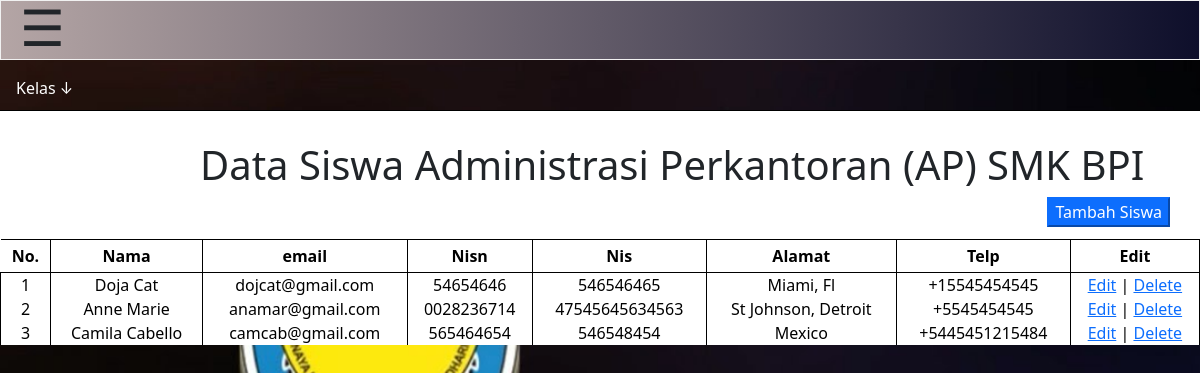
The app's page /index.php/Welcome/viewap with its own data.
### tables this page shows
CREATE TABLE `siswa` (
  `id` int(11) NOT NULL,
  `email` varchar(255) NOT NULL,
  `password` varchar(100) NOT NULL,
  `nama` varchar(255) NOT NULL,
  `kelas` varchar(50) NOT NULL,
  `jurusan` varchar(50) NOT NULL,
  `nisn` varchar(255) NOT NULL,
  `nis` varchar(255) NOT NULL,
  `alamat` text NOT NULL,
  `telp` varchar(50) NOT NULL,
  `level` varchar(50) NOT NULL
);

### application/controllers/Welcome.php (called while the page is built, shortened)
<?php
class Welcome extends CI_Controller {
	public function __construct()
    {
        $this->load->model("m_welcome");
        $this->load->model("m_welcome1");
        $this->load->model('Spp');
        $this->load->library('form_validation');
    }
	public function viewap()
	{
		$data['siswa'] = $this->m_welcome->getAllAp();
		$this->load->view('admin/data_ap',$data);
	}
}
?>

### index.php (called while the page is built, shortened)
<?php
require_once BASEPATH.'core/CodeIgniter.php';

### application/models/m_welcome.php (called while the page is built, shortened)
<?php defined('BASEPATH') OR exit('No direct script access allowed');
class m_welcome extends CI_Model
{
	function getAllAp(){
	$query = $this->db->get_where('siswa', array('jurusan' => 'AP'));
	return $query->result();
	}
}

### application/views/admin/data_ap.php (the view, shortened to what this page needs)
<html lang="en">
<head>
<link rel="stylesheet" href="<?php echo base_url()?>/assets/css/bootstrap.css">
<link rel="stylesheet" href="<?php echo base_url()?>/assets/css/custom.css">
</head>
<body class="layar">
<div class="pala">
<span style="font-size:50px;cursor:pointer;top : -10px; position: absolute; left: 20px" onclick="openNav()">&#9776;</span>
</div>
<ul class="main-navigation">
   <li><a href="#">Kelas &darr;</a>
  </li>
</ul >
<div class="jambut">
  <h1 style="padding-left: 200px">Data Siswa Administrasi Perkantoran (AP) SMK BPI</h1>
  <button id="myBtn" class="btn-primary" style="float:right; right:30px; position: absolute">Tambah Siswa</button>
<table style="width:100%" class="jambut">
      <tr>
        <th>No. </th>
        <th>Nama </th>
        <th>email </th>
        <th>Nisn </th>
        <th>Nis </th>
        <th>Alamat </th>
        <th>Telp </th>
        <th>Edit </th>
     </tr>
     <?php
          $no = 1;
          foreach($siswa as $row)
          {
            ?>
            <tr>
              <td widtd="5%"><?php echo $no++; ?></td>
              <td><?php echo $row->nama; ?></td>
              <td><?php echo $row->email; ?></td>
              <td><?php echo $row->nisn; ?></td>
              <td><?php echo $row->nis; ?></td>
              <td><?php echo $row->alamat; ?></td>
              <td><?php echo $row->telp; ?></td>
              <td>
              <?php echo anchor('Welcome/edit/'.$row->id,'Edit'); ?> |
              <?php echo anchor('Welcome/hapus1/'.$row->id,'Delete'); ?>
              </td>
            </tr>
            <?php
          }
          ?>
   </table>
 </div>
</body>
</html>

### assets/css/custom.css (style rules this page uses)
.layar { background-image: url('../image/smk.jpg'); background-size: cover; }
.pala { width:100%; height: 60px; position: static; background-image: linear-gradient(to left, #0E0F2B , #b4a5a5); border: 1px solid #f1f1f1; }
ul { list-style: none;padding: 0;margin: 0; }
ul li { position: relative;float: left; width:150px }
ul li a { display: block;padding: 1em;text-decoration: none;color: #fff }
.jambut { background-color: white; margin-top: 50px; padding-top: 30px; border-top:1px solid black; }
.jambut th { border-right: 1px solid black; padding: 5px; border-bottom:1px solid black; color: black; text-align: center; }
.jambut tr { color: black; text-align: center; }
.jambut td { text-align: center; border-right: 1px solid black; border-left: 1px solid black; }
.jambut h1 { position: static; padding-left: 135px; }

### records on screen
siswa: nama "Doja Cat", email "dojcat@gmail.com", nisn "54654646", nis "546546465", alamat "Miami, Fl", telp "+15545454545", id "Edit", id "Delete"
siswa: nama "Anne Marie", email "anamar@gmail.com", nisn "0028236714", nis "47545645634563", alamat "St Johnson, Detroit", telp "+5545454545", id "Edit", id "Delete"
siswa: nama "Camila Cabello", email "camcab@gmail.com", nisn "565464654", nis "546548454", alamat "Mexico", telp "+5445451215484", id "Edit", id "Delete"
